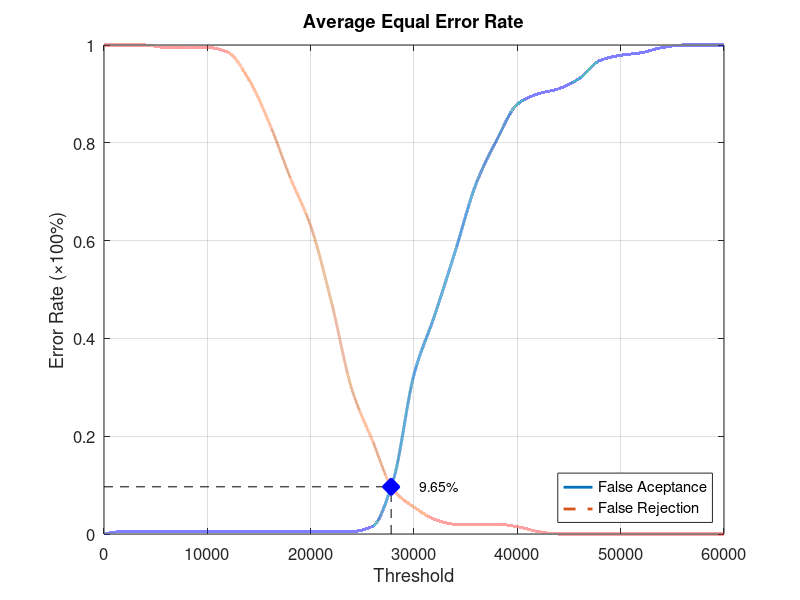
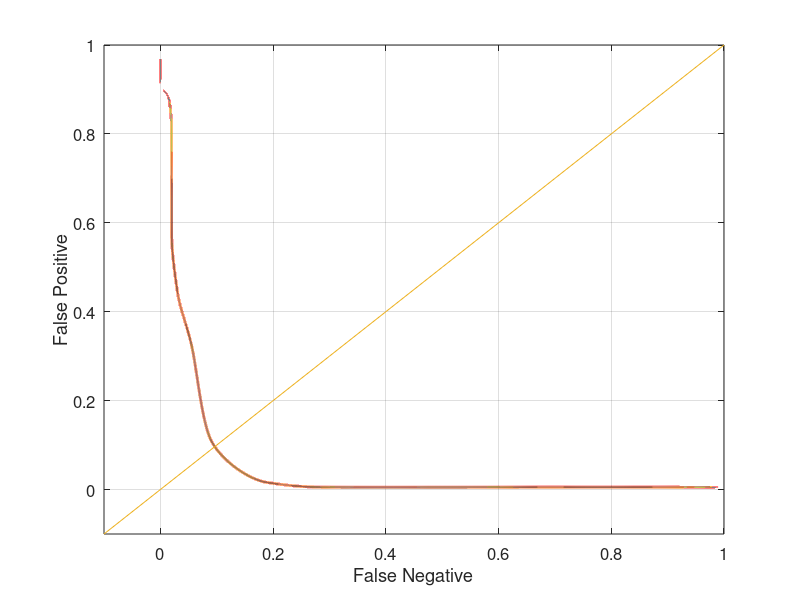

Write the MATLAB code that produced these figures, in order.
function yEER = Database3_4
close all;
clear;
clc;
x = 0:2000:60000;
xq = 0:0.5:60000;

y0 = [0 0.00526316 0.00526316 0.00526316 0.00526316 0.00526316 0.00526316 0.00526316 0.00526316 0.00526316 0.00526316 0.00526316 0.00526316 0.0157895 0.110526 0.326316 0.447368 0.578947 0.715789 0.805263 0.878947 0.9 0.910526 0.931579 0.968421 0.978947 0.984211 0.994737 1 1 1];
yy0 = interp1(x, y0, xq, 'pchip');
y1 = [1 1 1 0.995 0.995 0.995 0.985 0.93 0.84 0.73 0.63 0.475 0.295 0.19 0.09 0.055 0.03 0.02 0.02 0.02 0.015 0.005 0 0 0 0 0 0 0 0 0];
yy1 = interp1(x, y1, xq, 'pchip');

% Calculating EER: 
y2 = abs(y0 - y1);
find(y2 == min(y2))
yy2 = abs(yy0 - yy1);
xEER = find(yy2 == min(yy2));
xEERIndex = xq(xEER) % X-axis EER
yEER = yy0(xEER) % Y-axis EER

main = figure
plot(xq, yy0,'-','LineWidth', 2);	hold on
plot(xq, yy1,'--','LineWidth', 2);	hold on
plot([xEERIndex xEERIndex], [0 yEER], 'k--');	hold on
plot([0 xEERIndex], [yEER yEER], 'k--');	hold on
plot(xEERIndex, yEER, 'bx', 'LineWidth', 10);	hold on
text(xEERIndex + 10 * xEERIndex / 100, yEER, [num2str(round((10000 * yEER)) / 100) '%'])
legend('False Aceptance', 'False Rejection', 'Location', 'SouthEast')
xlabel('Threshold')
ylabel('Error Rate (\times100%)')
title('Average Equal Error Rate')
set(gca, 'FontSize', 12)
axis([0 60000 0 1])
grid on

print(main, 'Database3_4Main', '-dpng');
FNRxFPR = figure('Color', [1 1 1]);
plot(yy1, yy0, '-', yy1, yy0, 'LineWidth', 2);
hold on
y = -0.1:0.1:1
plot(y, y); 
set(gca, 'FontSize', 12)
xlabel('False Negative')
ylabel('False Positive')
axis([-0.1 1 -0.1 1])
set(gca, 'FontSize', 12)
grid on

print(FNRxFPR, 'Database3_4FNRxFPR','-dpng');
end
